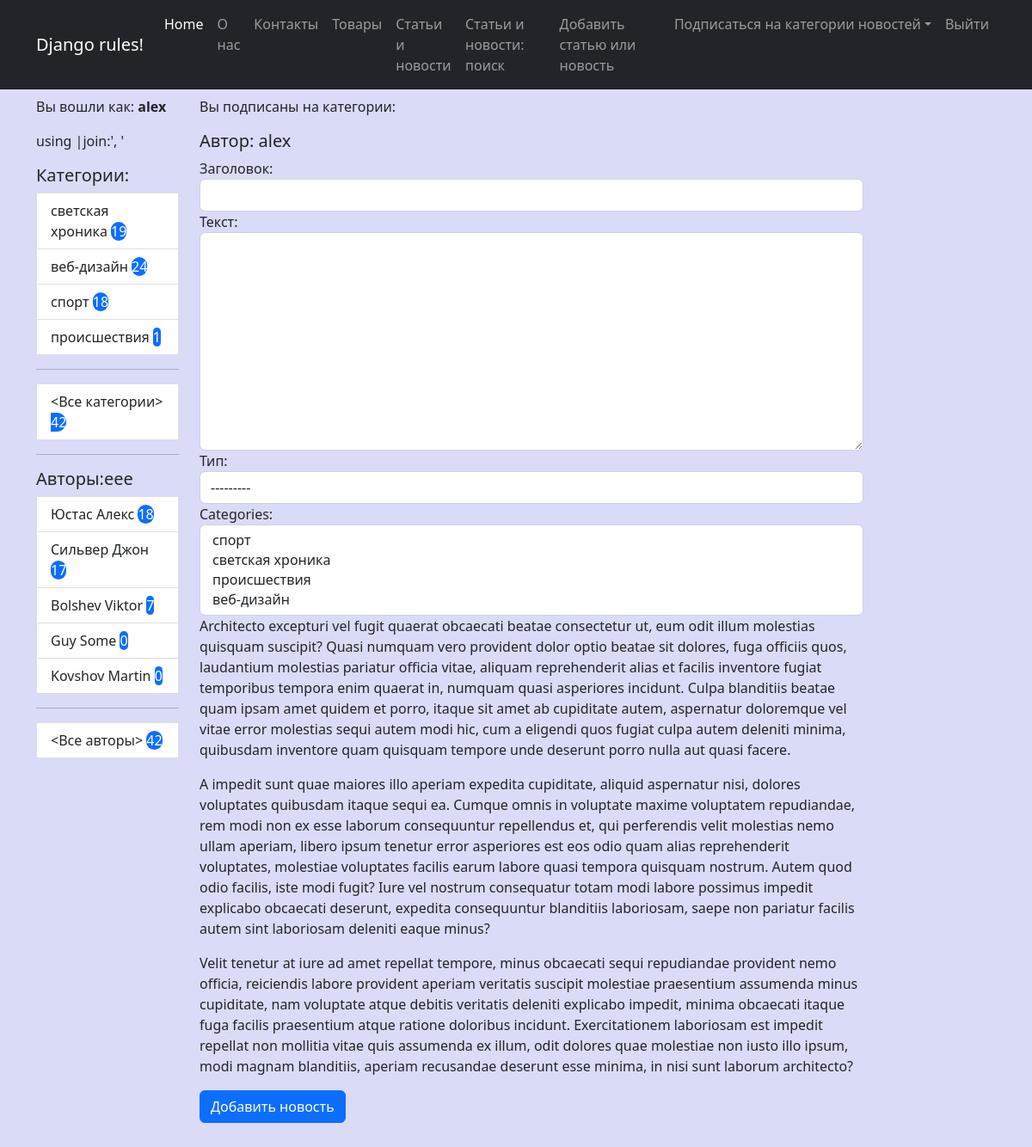
The app's page /add/ (signed in) with its own data.
### news/models.py (models this page shows, shortened)
class Category(m.Model):
    name = m.CharField(max_length=30, unique=True, verbose_name="Категория")
    user = m.ManyToManyField(User, through='UserCategory')
    def get_absolute_url(self):
        return reverse_lazy('news_by_cat', kwargs = {'pk':self.id})
    def __str__(self) -> str:
        return self.name
    class Meta:
        ordering = ['-name']
        verbose_name = "Категория"
        verbose_name_plural = 'Категории'

class Author(m.Model):
    user = m.OneToOneField(User, on_delete=m.CASCADE)
    rating = m.SmallIntegerField(default=0, verbose_name='Рейтинг')
    def get_absolute_url(self):
        return reverse_lazy('news_by_author', kwargs = {'pk':self.id})
    def __str__(self) -> str:
        return f"{self.user.last_name} {self.user.first_name}"

### news/views.py (the view, shortened to what this page needs)
# urls.py: path('add/', NewsCreate.as_view(), name='add_news'),
class NewsCreate(LoginRequiredMixin, PermissionRequiredMixin, CreateView):
    template_name = 'news/news_create.html'
    form_class = NewsForm
    permission_required = ('news.add_post', )
    def get_context_data(self, **kwargs):
        context = super().get_context_data(**kwargs)
        context['is_not_author'] = not self.request.user.groups.filter(name = 'authors').exists()
        context['categories'] = Category.objects.annotate(cnt=Count('post'))
        context['news_count'] = Post.objects.all().count
        context['authors'] = Author.objects.annotate(cnt=Count('post'))
        current_user = User.objects.get(pk=self.request.user.id)
        return context

### news/forms.py
class NewsForm(forms.ModelForm):
    class Meta:
        model = Post
        fields = ['title', 'content', 'type', 'categories']
        widgets = {
            'title': forms.TextInput(attrs={'class': 'form-control',}),
            'author': forms.Select(attrs={'class': 'form-control'}),
            'content': forms.Textarea(attrs={'class': 'form-control', 'rows':10 }),
            'type': forms.Select(attrs={'class': 'form-control'}),
            'categories': forms.SelectMultiple(attrs={'class': 'form-control'}),
        }

### news/templates/news/news_create.html (shortened to what this page needs)
{% extends 'base.html' %}
{% load custom_filters %}
{% block content %}
<h5>Автор: {{ request.user.username }}</h5>
<form method="POST">
    {{ form }}
    {% lorem 3 p random %}
    <button type="submit" class="btn btn-primary">Добавить новость</button>
</form>
{% endblock content %}

### templates/base.html (shortened to what this page needs)
{% load static %}
{% load custom_filters %}
<!DOCTYPE html>
<html lang="en">
    <head>
        <link href="https://cdn.jsdelivr.net/npm/bootstrap@5.2.1/dist/css/bootstrap.min.css" rel="stylesheet">
        <link href="https://getbootstrap.com/docs/5.2/assets/css/docs.css" rel="stylesheet">
        <link href="{% static 'css/my_style.css' %}" rel="stylesheet" type="text/css">
    </head>
    <body>
        <nav class="navbar navbar-expand-lg navbar-dark bg-dark sticky-lg-top">
            <div class="container">
                <a class="navbar-brand" href="#">Django rules!</a>
                <div class="collapse navbar-collapse" id="navbarSupportedContent">
                    <ul class="navbar-nav ms-auto mb-2 mb-lg-0">
                        <li class="nav-item"><a class="nav-link active" aria-current="page" href="#">Home</a></li>
                        <li class="nav-item"><a class="nav-link" href="/pages/about/">О нас</a></li>
                        <li class="nav-item"><a class="nav-link" href="/pages/contact/">Контакты</a></li>
                        <li class="nav-item"><a class="nav-link" href="/products/">Товары</a></li>
                        <li class="nav-item"><a class="nav-link" href="{% url 'all_news' %}">Статьи и новости</a></li>
                        <li class="nav-item"><a class="nav-link" href="{% url 'search_news' %}">Статьи и новости: поиск</a></li>
                        {% if perms.news.add_post %}
                        <li class="nav-item"><a class="nav-link" href="{% url 'add_news' %}">Добавить статью или новость</a></li>
                        {% endif %}
                        <li class="nav-item dropdown">
                            <a class="nav-link dropdown-toggle" id="navbarDropdown" href="#" role="button" data-bs-toggle="dropdown" aria-expanded="false">
                                Подписаться на категории новостей</a>
                        </li>
                        <li class="nav-item"><a class="nav-link" href="/accounts/logout">Выйти</a></li>
                    </ul>
                </div>
            </div>
        </nav>
        <div class="container">
            <div class="row mt-2">
                <div class="col-lg-2">
                    <p>Вы вошли как: <b>{{ request.user.username }}</b>
                        <p>{{ cats_by_user|join:', '}}</p><span class="comment">using |join:', '</span>
                    </p>
                    {% include 'inc/_sidebar.html' %}
                </div>
                <div class="col-lg-10">
                    <p>Вы подписаны на категории:
                    </p>
                    <div class="col-lg-10 text-start">
                        {% block content %}{% endblock content %}
                    </div>
                </div>
            </div>
        </div>
    </body>
</html>

### templates/inc/_sidebar.html
<div class="list-group">
    <h5>Категории:</h5>
    <div class="col-lt-1">
        {% for cat in categories %}
        <a href="{{ cat.get_absolute_url }}" class="list-group-item list-group-item-action" aria-current="true">
        {{ cat.name }} <span class="'badge rounded-pill text-bg-primary">{{ cat.cnt }}</span>
        </a>
        {% endfor %}
        <hr>
        <a href="{% url 'all_news' %}" class="list-group-item list-group-item-action" aria-current="true">
            <Все категории> <span class="'badge rounded-pill text-bg-primary"> {{ news_count }}</span>
        </a>
    </div>
</div>
<hr>
<h5>Авторы:eee</h5>
<div class="list-group">
    <div class="col-lt-1">
        {% for auth in authors %}
        <a href="{{ auth.get_absolute_url }}" class="list-group-item list-group-item-action" aria-current="true">
        {{ auth }} <span class="'badge rounded-pill text-bg-primary"> {{ auth.cnt }}</span>
        </a>
        {% endfor %}
        <hr>
        <a href="{% url 'all_news' %}" class="list-group-item list-group-item-action" aria-current="true">
            <Все авторы> <span class="'badge rounded-pill text-bg-primary"> {{ news_count }}</span>
        </a>
    </div>
</div>

### static/css/my_style.css (style rules this page uses)
body { background-color: rgb(218, 219, 247); }

### records on screen
Category: name "светская хроника", cnt "19"
Category: name "веб-дизайн", cnt "24"
Category: name "спорт", cnt "18"
Category: name "происшествия", cnt "1"
Author: user.first_name "Юстас Алекс", cnt "18"
Author: user.first_name "Сильвер Джон", cnt "17"
Author: user.first_name "Bolshev Viktor", cnt "7"
Author: user.first_name "Guy Some", cnt "0"
Author: user.first_name "Kovshov Martin", cnt "0"

### other values on screen
{{ request.user.username }} "alex"
{{ news_count }} "42"
